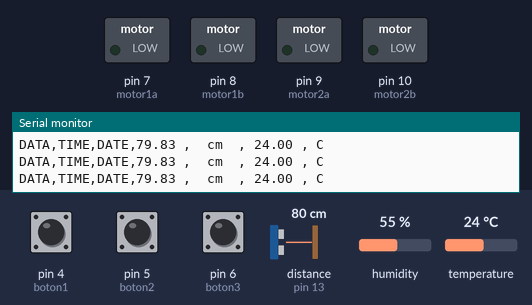
A sketch run on a simulated Arduino Uno, built with avr-gcc and run on an emulated ATmega328P. Parts: switched loads named in the sketch (green lamp = pin HIGH), the last lines printed to the serial monitor. Wiring (inferred from the names in the program): ultrasonic range finder: trigger pin 12; echo pin 13. Inputs (shaded band) come from the test bench; at power-on: pin 4 (boton1) HIGH, pin 5 (boton2) HIGH, pin 6 (boton3) HIGH, distance to the obstacle (sensor on pin 13) 80 cm, humidity 55 %, temperature 24 °C. The echo pulse lasts 58.3 µs per cm; pins used as bus, display or sensor lines are not drawn.

Above: at 1.2 s.
1.3 s: pin 4 (boton1) pulled LOW for 0.3 s
At 2.5 s:
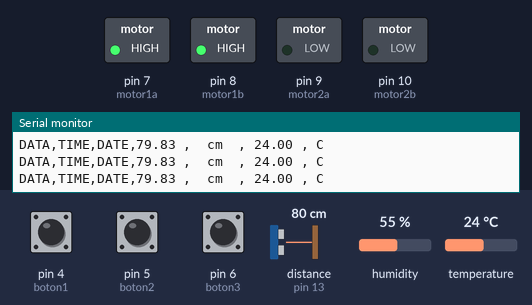
3.3 s: pin 5 (boton2) pulled LOW for 3.2 s
At 5.0 s:
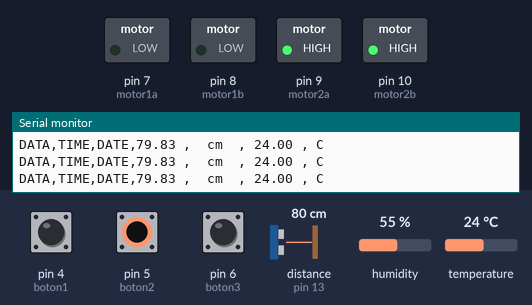
8.0 s: pin 4 (boton1) pulled LOW for 1 s
At 9.4 s:
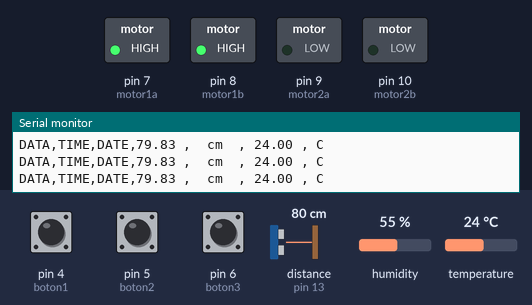
16.6 s: pin 5 (boton2) pulled LOW for 0.3 s
At 18.0 s:
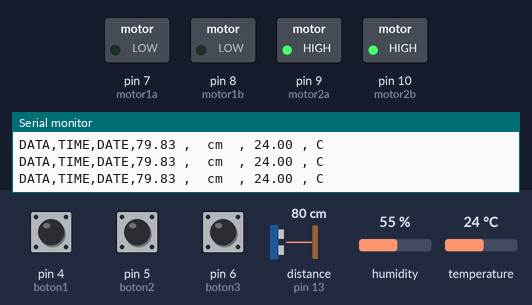
Timing chart, 0 to 19.6 s (numbered marks = the images above; inputs shaded):
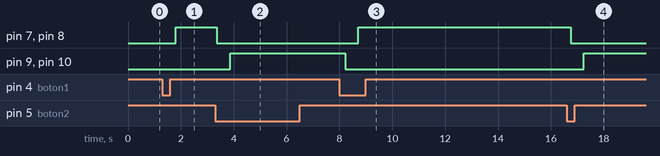

Measured:
- after the input at 1.3 s, pin 7 (motor1a), pin 8 (motor1b): LOW → HIGH after 0.51 s
- after the input at 3.3 s, pin 7 (motor1a), pin 8 (motor1b): HIGH → LOW after 0.07 s; pin 9 (motor2a), pin 10 (motor2b): LOW → HIGH after 0.57 s
- after the input at 8.0 s, pin 7 (motor1a), pin 8 (motor1b): LOW → HIGH after 0.72 s; pin 9 (motor2a), pin 10 (motor2b): HIGH → LOW after 0.22 s
- after the input at 16.6 s, pin 7 (motor1a), pin 8 (motor1b): HIGH → LOW after 0.14 s; pin 9 (motor2a), pin 10 (motor2b): LOW → HIGH after 0.64 s

The sketch:

contrl.ino
```cpp
#include "DHT.h"
#define triger 12
#define echo 13


DHT dht(2, DHT11);


float temperatura=0;


int tiempo=23;

byte boton1=4;
byte boton2=5;

byte boton3=6;

byte estadoled=0;

byte motor1a=7;
byte motor1b=8;

byte motor2a=9;
byte motor2b=10;

void setup() {
  Serial.begin(9600);


  dht.begin();
  pinMode(triger,OUTPUT);
  pinMode(echo,INPUT);

  pinMode(boton1,INPUT_PULLUP);
  pinMode(boton2,INPUT_PULLUP);
  pinMode(boton3,INPUT_PULLUP);

  pinMode(motor1a,OUTPUT);
  pinMode(motor1b,OUTPUT);

  digitalWrite(motor1a,0);
  digitalWrite(motor1b,0);


  pinMode(motor2a,OUTPUT);
  pinMode(motor2b,OUTPUT);

  digitalWrite(motor2a,0);
  digitalWrite(motor2b,0);

  Serial.println("CLEARDATA");
  Serial.println("LABEL,Hora,fecha,Distancia,medida,temp");


}
////////////como contar sin interrupmir


void loop() {


  int estboton1=digitalRead(boton1);
  int estboton2=digitalRead(boton2);
  int estboton3=digitalRead(boton3);
  if(estboton1==0){
      digitalWrite(motor2a,0);
      digitalWrite(motor2b,0);
      delay(500);
      digitalWrite(motor1a,1);
      digitalWrite(motor1b,1);

    }
  if(estboton2==0){
      digitalWrite(motor1a,0);
      digitalWrite(motor1b,0);
      delay(500);
      digitalWrite(motor2a,1);
      digitalWrite(motor2b,1);
      }


  float h = dht.readHumidity();
  float t = dht.readTemperature();

  if (isnan(h) || isnan(t)) {
    Serial.println("Falla al leer el sensor DHT11!");
    return;
  }

   digitalWrite(triger,0);
   delayMicroseconds(2);
   digitalWrite(triger,1);
   delayMicroseconds(10);
   digitalWrite(triger,0);


  float duracion;
  float distancia;
   duracion=pulseIn(echo,1);


   distancia=duracion/2/29.1;
   Serial.print("DATA,TIME,DATE,");
   Serial.print(distancia);
   Serial.print(" , ");
   Serial.print(" cm ");
   Serial.print(" , ");
   Serial.print(t);
   Serial.print(" , ");
   Serial.println("C");

   delay(250);


}
```
